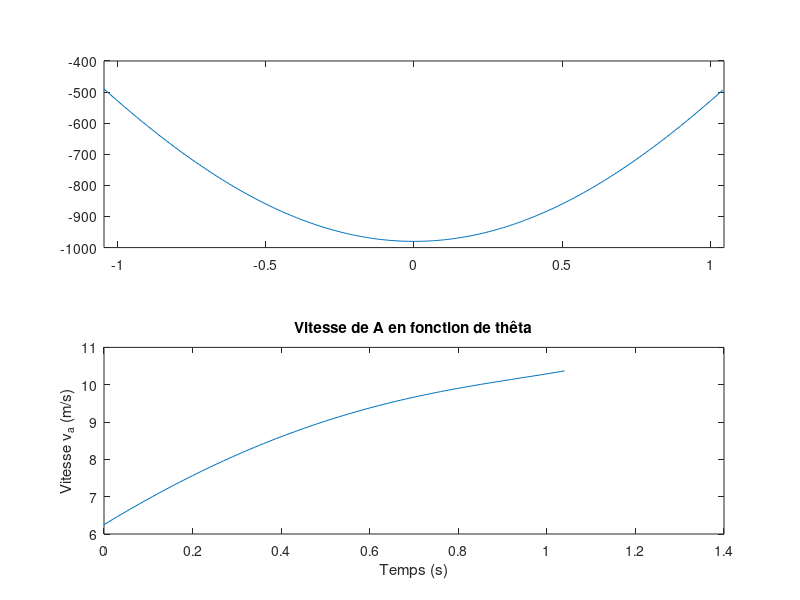

Write MATLAB code to recreate this figure.
%% Clean up
clc % vide ligne de commande
clear all % vide workspace
close all % vide fenetres et graphiques

%% Partie 1 - Cinématique - Préparation
omega_ob = 25;       % rad/s
l = 0.25;            % m

dteta = 0.01;
teta = [0:dteta:(pi/3)]';

%% Partie 1 - Cinématique - Mouvement horizonral 

% Vecteur position x_a
x_ha = 2 * l .* cos(teta);

subplot(3, 1, 1)
plot(teta, x_ha)
xlabel('Temps (s)')
ylabel('Déplacement x_a (m)')
title('Déplacement horizontal de A en fonction de thêta')

% Vitesse v_a
v_ha = -2 * l * omega_ob .* sin(teta);

subplot(3, 1, 2)
plot(teta, v_ha)
xlabel('Temps (s)')
ylabel('Vitesse v_a (m/s)')
title('Vitesse de A en fonction de thêta')

% Accélération acc_a
acc_ha = -2 * l * (omega_ob^2) .* cos(teta);

subplot(3, 1, 3)
plot(teta, acc_ha)
xlabel('Temps (s)')
ylabel('Accélération acc_a (m/s)')
title('Accélération de A en fonction de thêta')

%% Partie 1 - Cinématique - Mouvement vertical

% Vecteur position y_va
%y_va = l.*( sin(teta) + ( 1 - (cos(teta) + 1).^2 ).^(1/2) );  

y_va = l.*( sin(teta) - ( 2.*cos(teta) + cos(teta).^2 ).^(1/2) );  

subplot(2, 1, 1)
plot(teta, y_va)
xlabel('Temps (s)')
ylabel('Déplacement y_a (m)')
title('Déplacement vertical de A en fonction de thêta')

% Vitesse v_va
%v_va1 = l*omega_ob.*( cos(teta) + ( (sin(2.*teta)-(2.*sin(teta)) / 2*(2 - (cos(teta)).^2 + 2*cos(teta)).^(1/2)) ));
num1 = sin(2.*teta) + 2.*sin(teta);
denum1 = 2 .* (( 2.*cos(teta) + cos(teta).^2 ).^(1/2));
fraction1 = (num1) ./ (denum1);

v_va1 = l*omega_ob.*( cos(teta) + fraction1 );

subplot(2, 1, 2)
plot(teta, v_va1)
xlabel('Temps (s)')
ylabel('Vitesse v_a (m/s)')
title('Vitesse de A en fonction de thêta')

%% Partie 2 - Statique

dphi = 0.01;
phi = [-(pi/3):dphi:(pi/3)]';
l0 = 0.5;
l = 0.25;
m_a = 100;
m__ba = 1000;
alpha_ba = 5;
g = 9.8;

C_B = l*g.*cos(phi).*(m_a-(m__ba/2));
subplot(2, 1, 1)
plot(phi, C_B)
axis([(-pi/3) (pi/3) -1000 -400])
%xlabel('Temps (s)')
%ylabel('Vitesse v_a (m/s)')
%title('Vitesse de A en fonction de thêta')
